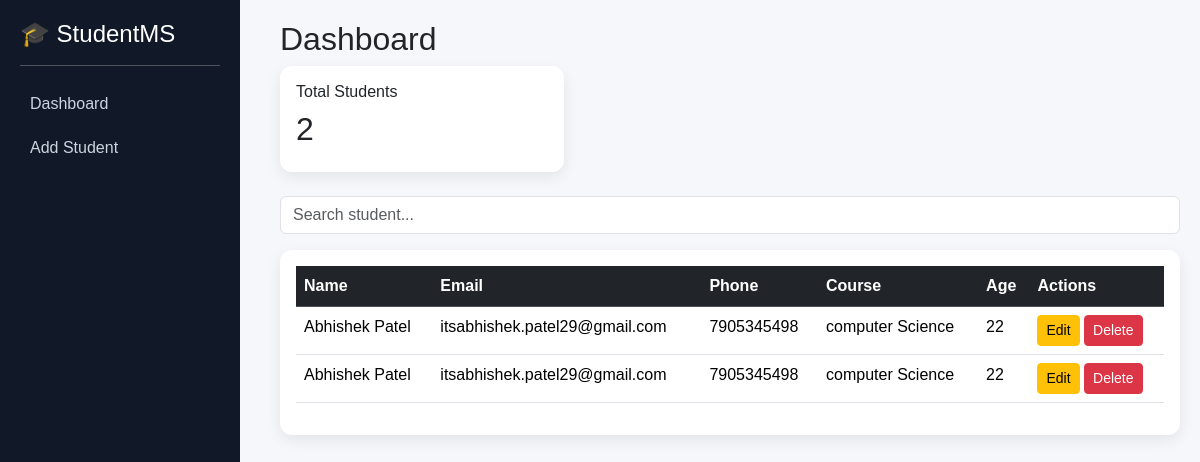
The app's page / (signed in) with its own data.
### students/models.py (models this page shows, shortened)
class Student(models.Model):
    name=models.CharField(max_length=100)
    email=models.EmailField()
    phone=models.IntegerField()
    course=models.CharField(max_length=100)
    age= models.IntegerField()

### students/views.py (the view)
# urls.py: path('', views.student_list, name='student_list'),
@login_required
def student_list(request):
    query = request.GET.get('q')
    if query:
        students = Student.objects.filter(
            Q(name__icontains=query) |
            Q(email__icontains=query) |
            Q(course__icontains=query)
        )
    else:
        students = Student.objects.all()
    return render(request, 'students/student_list.html', {'students': students})

### students/templates/students/student_list.html
{% extends 'students/base.html' %}
{% block content %}
<h2>Dashboard</h2>
<div class="row mb-4">
    <div class="col-md-4">
        <div class="card card-box p-3">
            <h6>Total Students</h6>
            <h2>{{ students|length }}</h2>
        </div>
    </div>
</div>
<form method="GET" class="mb-3">
    <input type="text" name="q" class="form-control" placeholder="Search student...">
</form>
<div class="card card-box p-3">
<table class="table table-hover">
    <thead class="table-dark">
        <tr>
            <th>Name</th>
            <th>Email</th>
            <th>Phone</th>
            <th>Course</th>
            <th>Age</th>
            <th>Actions</th>
        </tr>
    </thead>
    <tbody>
    {% for student in students %}
        <tr>
            <td>{{ student.name }}</td>
            <td>{{ student.email }}</td>
            <td>{{ student.phone }}</td>
            <td>{{ student.course }}</td>
            <td>{{ student.age }}</td>
            <td>
                <a href="/edit/{{ student.id }}/" class="btn btn-warning btn-sm">Edit</a>
                <a href="/delete/{{ student.id }}/" class="btn btn-danger btn-sm"
                   onclick="return confirm('Are you sure?')">Delete</a>
            </td>
        </tr>
    {% endfor %}
    </tbody>
</table>
</div>
{% endblock %}

### students/templates/students/base.html (style rules this page uses)
body { background: #f5f7fb; font-family: Arial; }
.card-box { border: none; border-radius: 12px; box-shadow: 0 5px 15px rgba(0,0,0,0.08); }

### records on screen
Student: name "Abhishek Patel", email "itsabhishek.patel29@gmail.com", phone "7905345498", course "computer Science", age "22"
Student: name "Abhishek Patel", email "itsabhishek.patel29@gmail.com", phone "7905345498", course "computer Science", age "22"

### other values on screen
{{ students|length }} "2"
